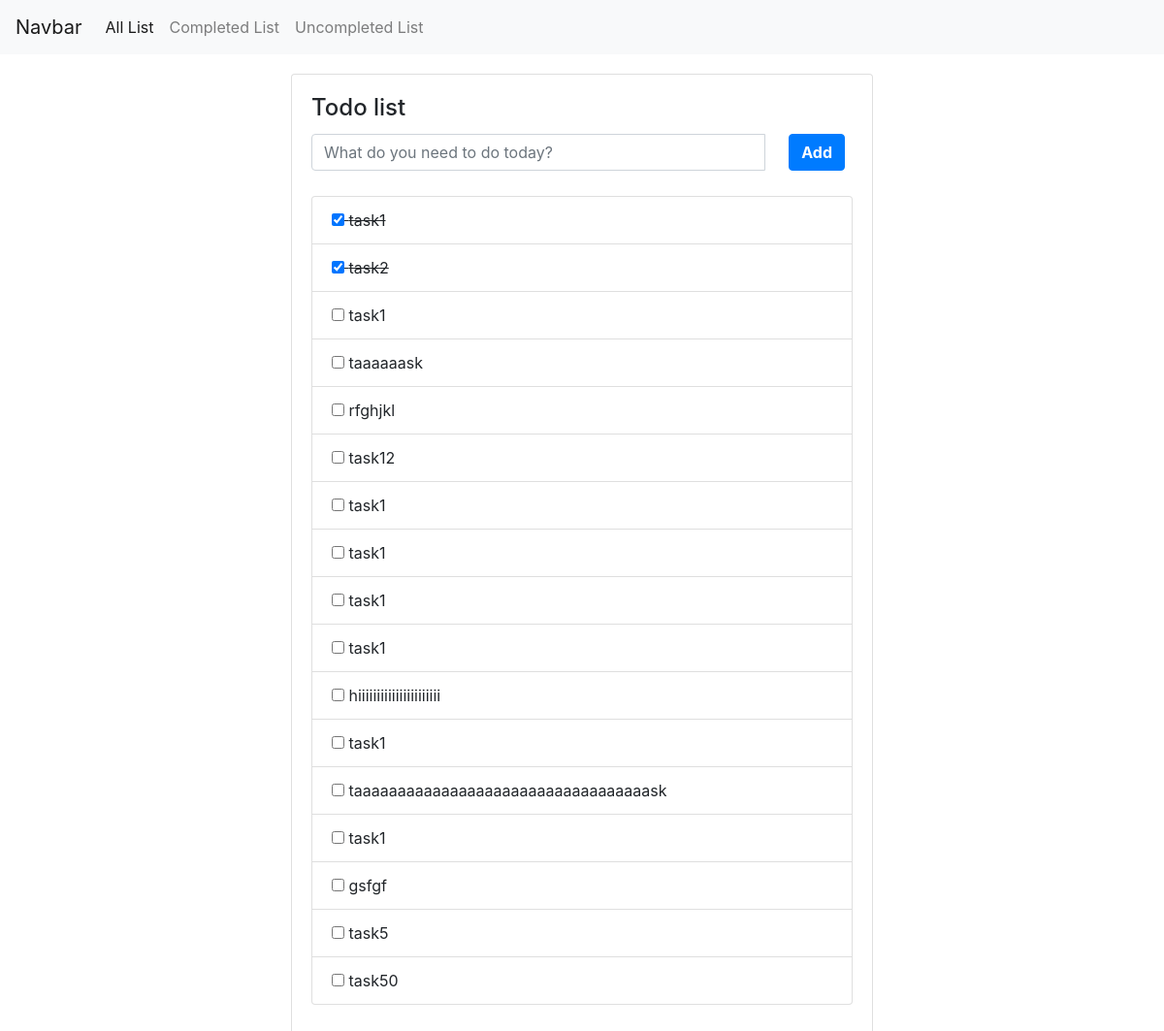
/ToDoList, run on the app's committed database.
### ToDoList/models.py (models this page shows, shortened)
class TodoList(models.Model):
	Task=models.CharField(max_length=255)
	Completed=models.BooleanField(default=False)

### ToDoList/views.py (the view)
# urls.py: path('',views.index,name='index'),
def index(request):
	form= ToDoForm()
	AllList=TodoList.objects.all()
	context={'ToDoForm':form,'List':AllList}
	return render(request, "ToDo/index.html",context)

### ToDoList/forms.py
class ToDoForm(forms.Form):
	Task=forms.CharField(max_length=100,widget=forms.TextInput(
		attrs={'class':'form-control input-lg mb-3','placeholder':'What do you need to do today?','id':'Item_input'}
	))

### ToDoList/templates/ToDo/index.html (shortened to what this page needs)
{% extends "ToDo/layout.html" %}
{% load static %}
{% block style %}
	<link rel="stylesheet" type="text/css" href="{% static 'ToDo/style.css' %}">
{% endblock %}
{% block content%}
	<div class="container">
		<div class="row">
			<div class="col-lg-12">
				<div class="card" id="list">
					 <div class="card-body">
					 	<h4 class="card-title"> Todo list</h4>
					 	<div class="add-items">
					 		<form action="#" method="POST" role="form" class="form-inline" id="addItemsForm">
								 <div class="input-group  todo-list-input">
								 	 {{ ToDoForm.Task }}
								 	  <span class="input-group-btn">
								 	 	<button class="add btn btn-primary  font-weight-bold mb-3 ml-4">Add</button>
								 	 </span>
							 	 </div>
						 	</form>
					 	</div>
					 	<div>
					 		<ul id="allList">
					 			{% for item in List %}
						 			<li class="list-group-item">
						 				<div class="form-check items">
						 					{% if item.Completed %}
						 				  		<label class="form-check-label" style="text-decoration: line-through;">
						 				  			<input class="checkbox" checked="true" class="form-check-input" type="checkbox" id="{{ item.id }}">
						 				  	{% else %}
						 				  		<label class="form-check-label">
						 				  			<input class="checkbox"  class="form-check-input" type="checkbox" id="{{ item.id }}">
						 				  	{% endif %}
						 				  		 	{{ item.Task }}
						 				  </label>
						 				</div>
						 			</li>
					 			{% empty %}
					 				<div>No Tasks added yet! </div>
					 			{% endfor %}
					 		</ul>
					 	</div>
					 </div>
				</div>
			</div>
		</div>
	</div>
{% endblock%}

### ToDoList/static/ToDo/style.css (style rules this page uses)
#list { width: 600px; margin:20px auto; }
.add-items { width: 550px; margin-bottom: 10px; }
#addItemsForm { width: 100%; }
.todo-list-input { width: 100% !important; }
#allList { list-style: none; padding: 0; }
.items { padding: 0; }

### data on the page
TodoList: Task "task1"
TodoList: Task "task2"
TodoList: Task "task1"
TodoList: Task "taaaaaask"
TodoList: Task "rfghjkl"
TodoList: Task "task12"
TodoList: Task "task1"
TodoList: Task "task1"
TodoList: Task "task1"
TodoList: Task "task1"
TodoList: Task "hiiiiiiiiiiiiiiiiiiiiii"
TodoList: Task "task1"
TodoList: Task "taaaaaaaaaaaaaaaaaaaaaaaaaaaaaaaaaask"
TodoList: Task "task1"
TodoList: Task "gsfgf"
TodoList: Task "task5"
TodoList: Task "task50"
